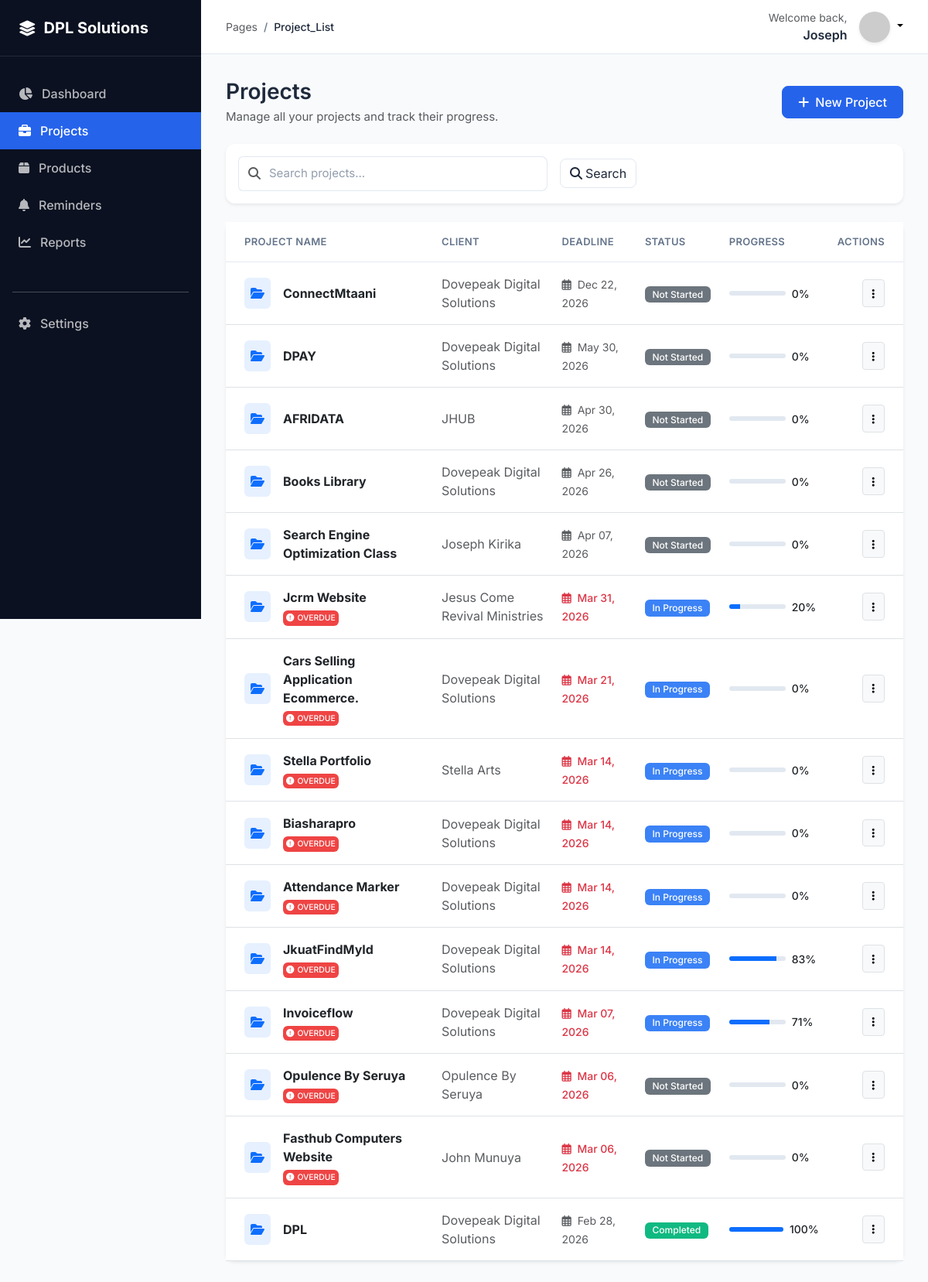
Screenshot of /projects/ (signed in) with the database file from the repository.
### projects/models.py (models this page shows, shortened)
class Project(models.Model):
    STATUS_CHOICES = [
        ('NOT_STARTED', 'Not Started'),
        ('IN_PROGRESS', 'In Progress'),
        ('ON_HOLD', 'On Hold'),
        ('COMPLETED', 'Completed'),
        ('CANCELLED', 'Cancelled'),
    ]
    owner = models.ForeignKey(User, on_delete=models.CASCADE, related_name='projects')
    name = models.CharField(max_length=255)
    client = models.CharField(max_length=255, blank=True, null=True)
    description = models.TextField(blank=True, null=True)
    start_date = models.DateField(default=timezone.now)
    deadline = models.DateField()
    status = models.CharField(max_length=20, choices=STATUS_CHOICES, default='NOT_STARTED')
    progress = models.FloatField(default=0.0)
    created_at = models.DateTimeField(auto_now_add=True)
    updated_at = models.DateTimeField(auto_now=True)
    completed_at = models.DateTimeField(null=True, blank=True)
    class Meta:
        ordering = ['-deadline']
    @property
    def is_overdue(self):
        if self.deadline < timezone.now().date() and self.status != 'COMPLETED':
            return True
        return False

### projects/views.py (the view)
# urls.py: path('projects/', views.ProjectListView.as_view(), name='project_list'),
class ProjectListView(LoginRequiredMixin, ListView):
    model = Project
    context_object_name = 'projects'
    template_name = 'projects/project_list.html'
    def get_queryset(self):
        queryset = Project.objects.filter(owner=self.request.user).select_related('owner')
        query = self.request.GET.get('q')
        if query:
            queryset = queryset.filter(
                Q(name__icontains=query) | Q(client__icontains=query) | Q(description__icontains=query)
            )
        return queryset

### projects/templates/projects/project_list.html (shortened to what this page needs)
{% extends 'base.html' %}
{% block content %}
<div class="page-header d-flex justify-content-between align-items-center flex-wrap gap-3 mb-4">
    <div>
        <h1 class="h3 mb-1">Projects</h1>
        <p class="text-muted mb-0">Manage all your projects and track their progress.</p>
    </div>
    <a href="{% url 'project_create' %}" class="btn btn-primary">
        <i class="fas fa-plus me-2"></i>New Project
    </a>
</div>
<div class="card border-0 shadow-sm mb-4">
    <div class="card-body py-3">
        <form method="get" class="d-flex align-items-center gap-3">
            <div class="input-group" style="max-width: 400px;">
                <span class="input-group-text bg-white border-end-0"><i class="fas fa-search text-muted"></i></span>
                <input type="text" name="q" class="form-control border-start-0 ps-0" placeholder="Search projects..." value="{{ request.GET.q }}">
            </div>
            <button type="submit" class="btn btn-outline-secondary">
                <i class="fas fa-search me-1"></i>Search
            </button>
        </form>
    </div>
</div>
<div class="card border-0 shadow-sm">
    <div class="card-body p-0">
        {% if projects %}
        <div class="table-responsive">
            <table class="table table-hover mb-0">
                <thead class="bg-light">
                    <tr>
                        <th class="ps-4 rounded-top-0">Project Name</th>
                        <th>Client</th>
                        <th>Deadline</th>
                        <th>Status</th>
                        <th>Progress</th>
                        <th class="text-end pe-4 rounded-top-0">Actions</th>
                    </tr>
                </thead>
                <tbody>
                    {% for project in projects %}
                    <tr class="align-middle">
                        <td class="ps-4">
                            <div class="d-flex align-items-center">
                                <div class="bg-primary bg-opacity-10 text-primary p-2 rounded me-3">
                                    <i class="fas fa-folder-open"></i>
                                </div>
                                <div>
                                    <a href="{% url 'project_detail' project.id %}" class="text-decoration-none fw-bold text-dark d-block">{{ project.name }}</a>
                                    {% if project.is_overdue %}
                                    <span class="badge bg-danger p-1 mt-1" style="font-size: 0.65rem;"><i class="fas fa-exclamation-circle me-1"></i>OVERDUE</span>
                                    {% endif %}
                                </div>
                            </div>
                        </td>
                        <td>
                            <span class="text-muted">{{ project.client|default:"-" }}</span>
                        </td>
                        <td>
                            <small class="{% if project.is_overdue %}text-danger fw-medium{% else %}text-muted{% endif %}">
                                <i class="far fa-calendar-alt me-1"></i>
                                {{ project.deadline|date:"M d, Y" }}
                            </small>
                        </td>
                        <td>
                            <span class="badge
                                {% if project.status == 'COMPLETED' %}bg-success
                                {% elif project.status == 'IN_PROGRESS' %}bg-info
                                {% elif project.status == 'ON_HOLD' %}bg-warning
                                {% else %}bg-secondary{% endif %}">
                                {{ project.get_status_display }}
                            </span>
                        </td>
                        <td style="min-width: 140px;">
                            <div class="d-flex align-items-center gap-2">
                                <div class="progress flex-grow-1" style="height: 6px;">
                                    <div class="progress-bar bg-primary" role="progressbar" style="width: {{ project.progress|default:'0' }}%"></div>
                                </div>
                                <small class="fw-medium" style="min-width: 35px;">{{ project.progress|floatformat:0 }}%</small>
                            </div>
                        </td>
                        <td class="text-end pe-4" style="overflow: visible;">
                            <div class="dropdown position-relative">
                                <button class="btn btn-sm btn-light border" type="button" data-bs-toggle="dropdown" aria-expanded="false">
                                    <i class="fas fa-ellipsis-v"></i>
                                </button>
                            </div>
                        </td>
                    </tr>
                    {% endfor %}
                </tbody>
            </table>
        </div>
        {% endif %}
    </div>
</div>
{% endblock %}

### templates/base.html (shortened to what this page needs)
<!DOCTYPE html>
<html lang="en">
<head>
    <link href="https://cdn.jsdelivr.net/npm/bootstrap@5.3.0/dist/css/bootstrap.min.css" rel="stylesheet">
    <link rel="stylesheet" href="https://cdnjs.cloudflare.com/ajax/libs/font-awesome/6.4.0/css/all.min.css">
</head>
<body>
    <aside class="sidebar" id="sidebar">
        <div class="sidebar-header">
            <i class="fas fa-layer-group fa-lg"></i>
            <h5 class="mb-0 fw-bold">DPL Solutions</h5>
        </div>
        <div class="py-4">
            <a href="{% url 'dashboard' %}" class="nav-link {% if request.resolver_match.url_name == 'dashboard' %}active{% endif %}">
                <i class="fas fa-chart-pie"></i> Dashboard
            </a>
            <a href="{% url 'project_list' %}" class="nav-link {% if 'project' in request.resolver_match.url_name %}active{% endif %}">
                <i class="fas fa-briefcase"></i> Projects
            </a>
            <a href="{% url 'product_list' %}" class="nav-link {% if 'product' in request.resolver_match.url_name %}active{% endif %}">
                <i class="fas fa-box"></i> Products
            </a>
            <a href="{% url 'reminder_list' %}" class="nav-link {% if 'reminder' in request.resolver_match.url_name %}active{% endif %}">
                <i class="fas fa-bell"></i> Reminders
            </a>
            <a href="{% url 'reports_dashboard' %}" class="nav-link {% if 'reports' in request.resolver_match.url_name %}active{% endif %}">
                <i class="fas fa-chart-line"></i> Reports
            </a>
            <div class="mt-auto pt-4">
                <hr class="mx-3 opacity-10">
                <a href="{% url 'settings' %}" class="nav-link {% if request.resolver_match.url_name == 'settings' %}active{% endif %}">
                    <i class="fas fa-cog"></i> Settings
                </a>
            </div>
        </div>
    </aside>
    <div class="main-wrapper">
        <header>
            <div class="d-flex align-items-center">
                <nav aria-label="breadcrumb">
                    <ol class="breadcrumb mb-0">
                        <li class="breadcrumb-item text-muted">Pages</li>
                        <li class="breadcrumb-item active fw-medium">{{ request.resolver_match.url_name|title }}</li>
                    </ol>
                </nav>
            </div>
            <div class="d-flex align-items-center gap-3">
                <div class="text-end d-none d-md-block">
                    <small class="text-muted d-block">Welcome back,</small>
                    <span class="fw-semibold">{{ user.username }}</span>
                </div>
                <div class="dropdown">
                    <a href="#" class="d-block link-body-emphasis text-decoration-none dropdown-toggle" data-bs-toggle="dropdown">
                        <img src="https://ui-avatars.com/api/?name={{ user.username }}&background=2563EB&color=fff" width="40" height="40" class="rounded-circle shadow-sm">
                    </a>
                </div>
            </div>
        </header>
        <main class="content-area page-fade">
            {% block content %}{% endblock %}
        </main>
    </div>
</body>
</html>

### templates/base.html (style rules this page uses)
:root { --dpl-navy: #0B1120; --dpl-blue: #2563EB; --dpl-blue-light: #EFF6FF; --dpl-sidebar-width: 260px; --dpl-header-height: 70px; --dpl-bg: #F8FAFC; --dpl-border: #E2E8F0; --dpl-text-dark: #1E293B; --dpl-text-muted: #64748B; }
body { font-family: 'Inter', sans-serif; background-color: var(--dpl-bg); color: var(--dpl-text-dark); min-height: 100vh; overflow-x: hidden; }
.sidebar { width: var(--dpl-sidebar-width); background-color: var(--dpl-navy); color: white; position: fixed; height: 100vh; z-index: 1000; transition: all 0.3s; }
.sidebar-header { padding: 1.5rem; border-bottom: 1px solid rgba(255, 255, 255, 0.1); display: flex; align-items: center; gap: 10px; }
.nav-link { padding: 0.75rem 1.5rem; color: rgba(255, 255, 255, 0.7); display: flex; align-items: center; gap: 12px; text-decoration: none; transition: all 0.2s; font-weight: 500; }
.nav-link.active { color: white; background: var(--dpl-blue); }
.main-wrapper { margin-left: var(--dpl-sidebar-width); transition: all 0.3s; }
header { height: var(--dpl-header-height); background: white; border-bottom: 1px solid var(--dpl-border); display: flex; align-items: center; justify-content: space-between; padding: 0 2rem; position: sticky; top: 0; z-index: 900; }
.content-area { padding: 2rem; }
.card { border: 1px solid var(--dpl-border); border-radius: 12px; box-shadow: 0 1px 3px rgba(0,0,0,0.05); margin-bottom: 1.5rem; }
.btn-primary { background-color: var(--dpl-blue); border-color: var(--dpl-blue); border-radius: 8px; font-weight: 500; padding: 0.5rem 1.25rem; transition: all 0.2s ease; }
.btn-outline-secondary { border-color: var(--dpl-border); color: var(--dpl-text-dark); border-radius: 8px; transition: all 0.2s ease; }
.btn { transition: all 0.2s ease; }
.btn-sm { padding: 0.4rem 0.75rem; font-size: 0.875rem; }
.form-control, .form-select { border: 1px solid var(--dpl-border); border-radius: 8px; padding: 0.625rem 0.875rem; font-size: 0.9375rem; transition: all 0.2s ease; background-color: #fff; }
.form-control::placeholder { color: var(--dpl-text-muted); opacity: 0.7; }
.input-group-text { background-color: var(--dpl-bg); border: 1px solid var(--dpl-border); border-right: none; color: var(--dpl-text-muted); }
.input-group .form-control { border-left: none; }
.progress { height: 8px; border-radius: 4px; background-color: var(--dpl-border); }
.progress-bar { transition: width 0.5s ease; }
.badge { font-weight: 500; padding: 0.4em 0.8em; border-radius: 6px; }
.badge.bg-success { background-color: #10B981 !important; }
.badge.bg-danger { background-color: #EF4444 !important; }
.badge.bg-info { background-color: #3B82F6 !important; }
.breadcrumb { font-size: 0.875rem; }
.breadcrumb-item + .breadcrumb-item::before { content: "/"; color: var(--dpl-text-muted); }
.breadcrumb-item.active { color: var(--dpl-text-dark); font-weight: 500; }
.page-header { margin-bottom: 1.5rem; }
.page-header h1, .page-header h2 { font-weight: 600; color: var(--dpl-text-dark); }
.page-header p { color: var(--dpl-text-muted); font-size: 0.9375rem; margin-bottom: 0; }
.table > :not(caption) > * > * { padding: 1rem 0.75rem; }
.table thead th { font-weight: 600; font-size: 0.8125rem; text-transform: uppercase; letter-spacing: 0.025em; color: var(--dpl-text-muted); border-bottom: 1px solid var(--dpl-border); }
.table tbody tr { transition: background-color 0.15s ease; }
.card { transition: box-shadow 0.2s ease, transform 0.2s ease; }
.table-responsive { overflow: visible !important; }
.page-fade { animation: pageFadeIn 0.3s ease-out; }
a { transition: color 0.2s ease; }

### rows the page displays
Project: name "ConnectMtaani", client "Dovepeak Digital Solutions", deadline "Dec 22, 2026", status "Not Started", progress "0"
Project: name "DPAY", client "Dovepeak Digital Solutions", deadline "May 30, 2026", status "Not Started", progress "0"
Project: name "AFRIDATA", client "JHUB", deadline "Apr 30, 2026", status "Not Started", progress "0"
Project: name "Books Library", client "Dovepeak Digital Solutions", deadline "Apr 26, 2026", status "Not Started", progress "0"
Project: name "Search Engine Optimization Class", client "Joseph Kirika", deadline "Apr 07, 2026", status "Not Started", progress "0"
Project: name "Jcrm Website", shows "OVERDUE", client "Jesus Come Revival Ministries", deadline "Mar 31, 2026", status "In Progress", progress "20"
Project: name "Cars Selling Application Ecommerce.", shows "OVERDUE", client "Dovepeak Digital Solutions", deadline "Mar 21, 2026", status "In Progress", progress "0"
Project: name "Stella Portfolio", shows "OVERDUE", client "Stella Arts", deadline "Mar 14, 2026", status "In Progress", progress "0"
Project: name "Biasharapro", shows "OVERDUE", client "Dovepeak Digital Solutions", deadline "Mar 14, 2026", status "In Progress", progress "0"
Project: name "Attendance Marker", shows "OVERDUE", client "Dovepeak Digital Solutions", deadline "Mar 14, 2026", status "In Progress", progress "0"
Project: name "JkuatFindMyId", shows "OVERDUE", client "Dovepeak Digital Solutions", deadline "Mar 14, 2026", status "In Progress", progress "83"
Project: name "Invoiceflow", shows "OVERDUE", client "Dovepeak Digital Solutions", deadline "Mar 07, 2026", status "In Progress", progress "71"
Project: name "Opulence By Seruya", shows "OVERDUE", client "Opulence By Seruya", deadline "Mar 06, 2026", status "Not Started", progress "0"
Project: name "Fasthub Computers Website", shows "OVERDUE", client "John Munuya", deadline "Mar 06, 2026", status "Not Started", progress "0"
Project: name "DPL", client "Dovepeak Digital Solutions", deadline "Feb 28, 2026", status "Completed", progress "100"

### other values shown
{{ request.resolver_match.url_name|title }} "Project_List"
{{ user.username }} "Joseph"
